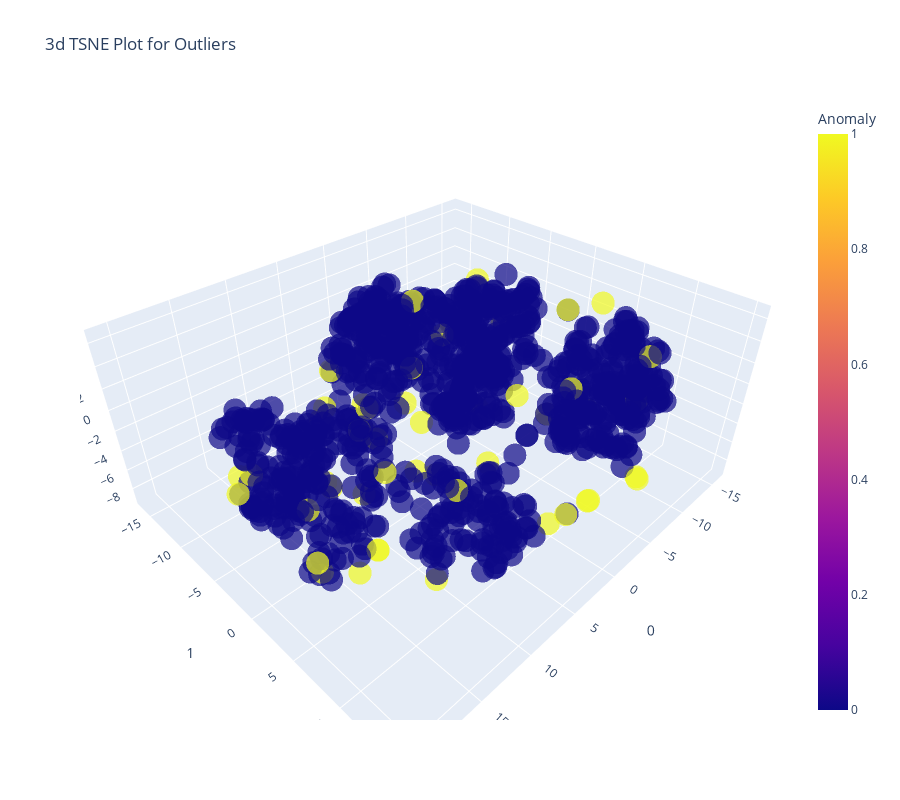

Notebook source saved alongside this figure:
### Markdown cell above
### Analyze Model

### Code cell
# functional API
plot_model(iforest, plot = 'tsne')

### Figure 1 — Plotly figure (JSON) as saved in the notebook; plotly's stock layout.template omitted (floating-point values rounded to 4 significant figures; data arrays with more than 128 entries replaced by an {"elided": "..."} marker saying what was removed)
{"data": [{"customdata": {"elided": "1000x1 float values"}, "hovertemplate": "0=%{x}<br>1=%{y}<br>2=%{z}<br>Feature=%{customdata[0]}<br>Anomaly=%{marker.color}<extra></extra>", "legendgroup": "", "marker": {"color": {"elided": "1000 int values"}, "coloraxis": "coloraxis", "opacity": 0.7, "symbol": "circle"}, "mode": "markers", "name": "", "scene": "scene", "showlegend": false, "type": "scatter3d", "x": {"elided": "1000 float values"}, "y": {"elided": "1000 float values"}, "z": {"elided": "1000 float values"}}], "layout": {"coloraxis": {"colorbar": {"title": {"text": "Anomaly"}}, "colorscale": [[0, "#0d0887"], [0.1111, "#46039f"], [0.2222, "#7201a8"], [0.3333, "#9c179e"], [0.4444, "#bd3786"], [0.5556, "#d8576b"], [0.6667, "#ed7953"], [0.7778, "#fb9f3a"], [0.8889, "#fdca26"], [1, "#f0f921"]]}, "height": 800, "legend": {"tracegroupgap": 0}, "scene": {"domain": {"x": [0, 1], "y": [0, 1]}, "xaxis": {"title": {"text": "0"}}, "yaxis": {"title": {"text": "1"}}, "zaxis": {"title": {"text": "2"}}}, "title": {"text": "3d TSNE Plot for Outliers"}, "width": 900}}
